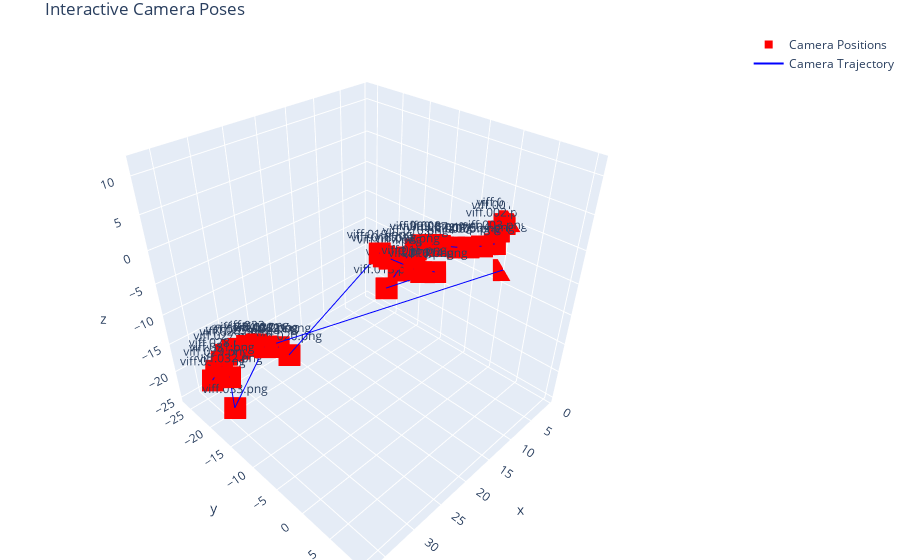
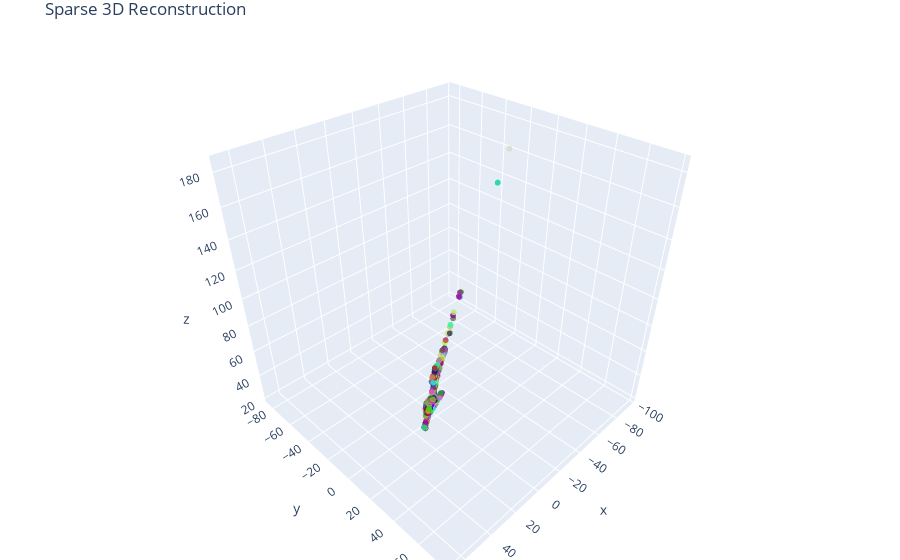

These figures' notebook cell, in order:
### Code cell
# Triangulate 3D points
print("\nTriangulating 3D points...")
points_3d, point_observations = triangulate_all_points(camera_poses, matches_dict, K)

print(f"Triangulated {len(points_3d)} 3D points.")

# Merge close points to reduce noise
merged_points, merged_observations = merge_triangulated_points(points_3d, point_observations, threshold=0.002)
print(f"After merging: {len(merged_points)} 3D points.")

# Bundle adjustment to refine camera poses and 3D points
if config['sfm']['refine_poses'] and len(merged_points) > 0:
    print("\nRunning bundle adjustment...")
    refined_poses, refined_points, _ = run_global_ba(camera_poses, matches_dict, K, iterations=50)
    points_3d = refined_points
    print("Bundle adjustment complete.")

plot_interactive_camera_poses(refined_poses)

# Visualize sparse point cloud
if len(points_3d) > 0:
    print("\nVisualizing sparse point cloud...")
    points_array = np.array(points_3d)
    
    # Assign random colors for visualization
    np.random.seed(42)  # For reproducibility
    colors = np.random.rand(len(points_array), 3)
    
    # Interactive visualization
    plot_interactive_point_cloud(points_array, colors, title="Sparse 3D Reconstruction")

    # Save sparse point cloud
    sparse_cloud_file = os.path.join(output_dir, "dinosaur_sparse.ply")
    pcd = o3d.geometry.PointCloud()
    pcd.points = o3d.utility.Vector3dVector(points_array)
    pcd.colors = o3d.utility.Vector3dVector(colors)
    o3d.io.write_point_cloud(sparse_cloud_file, pcd)
    print(f"Saved sparse point cloud to {sparse_cloud_file}")

### Figure 1 — Plotly figure (JSON) as saved in the notebook; plotly's stock layout.template omitted (floating-point values rounded to 4 significant figures)
{"data": [{"marker": {"color": "red", "size": 8, "symbol": "square"}, "mode": "markers+text", "name": "Camera Positions", "text": ["viff.000.png", "viff.001.png", "viff.002.png", "viff.003.png", "viff.004.png", "viff.005.png", "viff.006.png", "viff.007.png", "viff.008.png", "viff.009.png", "viff.010.png", "viff.011.png", "viff.012.png", "viff.013.png", "viff.014.png", "viff.015.png", "viff.016.png", "viff.017.png", "viff.018.png", "viff.019.png", "viff.020.png", "viff.021.png", "viff.022.png", "viff.023.png", "viff.024.png", "viff.025.png", "viff.026.png", "viff.027.png", "viff.028.png", "viff.029.png", "viff.030.png", "viff.031.png", "viff.032.png", "viff.033.png", "viff.034.png", "viff.035.png"], "textposition": "top center", "type": "scatter3d", "x": [0.0, 0.994, 2.23, 3.289, 5.135, 6.904, 8.209, 10.18, 10.85, 11.71, 12.67, 13.88, 15.44, 17.55, 17.88, 19.8, 19.29, 21.18, 21.48, 21.75, 30.28, 30.52, 31.29, 31.78, 32.53, 33.3, 33.91, 34.7, 35.62, 36.7, 37.71, 36.84, 36.96, 37.93, 33.99, -0.4112], "y": [0.0, -0.08356, -0.03361, 0.2792, -0.4583, -1.336, -2.085, -3.489, -4.061, -5.077, -5.387, -5.689, -5.697, -5.79, 2.035, 0.542, 1.155, -2.041, -2.654, -3.054, -10.35, -12.2, -13.83, -15.17, -16.3, -17.23, -17.78, -18.1, -17.92, -17.76, -17.14, -15.8, -14.03, -12.26, -9.954, -0.01658], "z": [0.0, -0.07, -0.6902, -2.042, -1.922, -1.704, -1.47, -0.9922, -0.8002, -0.9054, -1.278, -2.071, -3.36, -5.122, 1.11, 1.718, 1.368, 2.587, 2.745, 3.093, -11.32, -10.97, -11.37, -11.54, -12.02, -12.58, -12.85, -13.3, -13.8, -14.59, -15.2, -12.51, -13.12, -16.54, -7.613, -7.962]}, {"line": {"color": "blue", "width": 2}, "mode": "lines", "name": "Camera Trajectory", "type": "scatter3d", "x": [0.0, 0.994, 2.23, 3.289, 5.135, 6.904, 8.209, 10.18, 10.85, 11.71, 12.67, 13.88, 15.44, 17.55, 17.88, 19.8, 19.29, 21.18, 21.48, 21.75, 30.28, 30.52, 31.29, 31.78, 32.53, 33.3, 33.91, 34.7, 35.62, 36.7, 37.71, 36.84, 36.96, 37.93, 33.99, -0.4112], "y": [0.0, -0.08356, -0.03361, 0.2792, -0.4583, -1.336, -2.085, -3.489, -4.061, -5.077, -5.387, -5.689, -5.697, -5.79, 2.035, 0.542, 1.155, -2.041, -2.654, -3.054, -10.35, -12.2, -13.83, -15.17, -16.3, -17.23, -17.78, -18.1, -17.92, -17.76, -17.14, -15.8, -14.03, -12.26, -9.954, -0.01658], "z": [0.0, -0.07, -0.6902, -2.042, -1.922, -1.704, -1.47, -0.9922, -0.8002, -0.9054, -1.278, -2.071, -3.36, -5.122, 1.11, 1.718, 1.368, 2.587, 2.745, 3.093, -11.32, -10.97, -11.37, -11.54, -12.02, -12.58, -12.85, -13.3, -13.8, -14.59, -15.2, -12.51, -13.12, -16.54, -7.613, -7.962]}], "layout": {"margin": {"b": 0, "l": 0, "r": 0, "t": 30}, "scene": {"aspectmode": "cube", "xaxis": {"range": [-0.4112, 37.93]}, "yaxis": {"range": [-27.2, 11.13]}, "zaxis": {"range": [-25.89, 12.45]}}, "title": {"text": "Interactive Camera Poses"}}}

### Figure 2 — Plotly figure (JSON) as saved in the notebook; plotly's stock layout.template omitted (floating-point values rounded to 4 significant figures; data arrays with more than 128 entries replaced by an {"elided": "..."} marker saying what was removed)
{"data": [{"marker": {"color": {"elided": "2644 str values"}, "opacity": 0.8, "size": 2}, "mode": "markers", "type": "scatter3d", "x": {"elided": "2644 float values"}, "y": {"elided": "2644 float values"}, "z": {"elided": "2644 float values"}}], "layout": {"margin": {"b": 0, "l": 0, "r": 0, "t": 30}, "scene": {"aspectmode": "cube", "xaxis": {"range": [-101.3, 70.83]}, "yaxis": {"range": [-89.09, 83.01]}, "zaxis": {"range": [16.94, 189.0]}}, "title": {"text": "Sparse 3D Reconstruction"}}}
